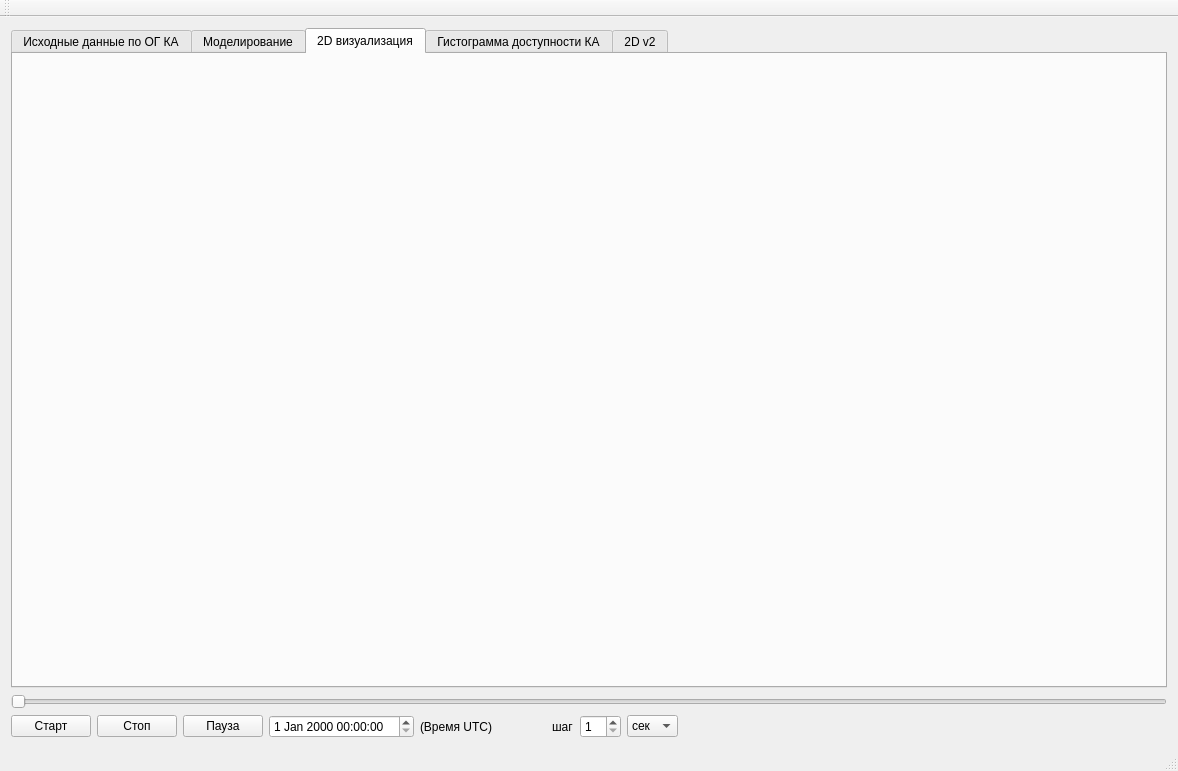
<?xml version="1.0" encoding="UTF-8"?>
<ui version="4.0">
 <class>MainWindow</class>
 <widget class="QMainWindow" name="MainWindow">
  <property name="geometry">
   <rect>
    <x>0</x>
    <y>0</y>
    <width>1178</width>
    <height>764</height>
   </rect>
  </property>
  <property name="windowTitle">
   <string>MainWindow</string>
  </property>
  <widget class="QWidget" name="centralWidget">
   <layout class="QVBoxLayout" name="verticalLayout_4">
    <item>
     <widget class="QTabWidget" name="tabWidget">
      <property name="currentIndex">
       <number>2</number>
      </property>
      <widget class="COrbInput" name="tab_orbInput">
       <attribute name="title">
        <string>Исходные данные по ОГ КА</string>
       </attribute>
      </widget>
      <widget class="QWidget" name="tab_2">
       <attribute name="title">
        <string>Моделирование</string>
       </attribute>
       <layout class="QGridLayout" name="gridLayout_12">
        <item row="0" column="0">
         <layout class="QGridLayout" name="gridLayout_3">
          <item row="1" column="0">
           <widget class="QGroupBox" name="groupBox_5">
            <property name="sizePolicy">
             <sizepolicy hsizetype="Fixed" vsizetype="Fixed">
              <horstretch>0</horstretch>
              <verstretch>0</verstretch>
             </sizepolicy>
            </property>
            <property name="minimumSize">
             <size>
              <width>250</width>
              <height>0</height>
             </size>
            </property>
            <property name="title">
             <string>Конечная точка маршрута</string>
            </property>
            <layout class="QGridLayout" name="gridLayout_9">
             <item row="0" column="1">
              <widget class="QLineEdit" name="BPLA_lon_fin">
               <property name="text">
                <string>33.60</string>
               </property>
              </widget>
             </item>
             <item row="1" column="0">
              <widget class="QLabel" name="label_11">
               <property name="text">
                <string>Широта (град)</string>
               </property>
              </widget>
             </item>
             <item row="1" column="1">
              <widget class="QLineEdit" name="BPLA_lat_fin">
               <property name="text">
                <string>45.09</string>
               </property>
              </widget>
             </item>
             <item row="0" column="0">
              <widget class="QLabel" name="label_12">
               <property name="text">
                <string>Долгота (град)</string>
               </property>
              </widget>
             </item>
            </layout>
           </widget>
          </item>
          <item row="6" column="0">
           <layout class="QGridLayout" name="gridLayout_2">
            <item row="1" column="1">
             <widget class="QDateTimeEdit" name="dateTimeEdit_end">
              <property name="sizePolicy">
               <sizepolicy hsizetype="Fixed" vsizetype="Fixed">
                <horstretch>0</horstretch>
                <verstretch>0</verstretch>
               </sizepolicy>
              </property>
             </widget>
            </item>
            <item row="1" column="0">
             <widget class="QLabel" name="label_2">
              <property name="sizePolicy">
               <sizepolicy hsizetype="Fixed" vsizetype="Fixed">
                <horstretch>0</horstretch>
                <verstretch>0</verstretch>
               </sizepolicy>
              </property>
              <property name="text">
               <string>Окончание моделирования</string>
              </property>
             </widget>
            </item>
            <item row="0" column="0">
             <widget class="QLabel" name="label">
              <property name="sizePolicy">
               <sizepolicy hsizetype="Fixed" vsizetype="Fixed">
                <horstretch>0</horstretch>
                <verstretch>0</verstretch>
               </sizepolicy>
              </property>
              <property name="text">
               <string>Начало моделирования</string>
              </property>
             </widget>
            </item>
            <item row="0" column="1">
             <widget class="QDateTimeEdit" name="dateTimeEdit_begin">
              <property name="sizePolicy">
               <sizepolicy hsizetype="Fixed" vsizetype="Fixed">
                <horstretch>0</horstretch>
                <verstretch>0</verstretch>
               </sizepolicy>
              </property>
             </widget>
            </item>
            <item row="2" column="0" colspan="2">
             <widget class="QPushButton" name="pushButton_Run">
              <property name="text">
               <string>Выполнить расчет</string>
              </property>
             </widget>
            </item>
           </layout>
          </item>
          <item row="0" column="1" rowspan="7" colspan="2">
           <widget class="ASDScene3D" name="m_scene2" native="true">
            <property name="sizePolicy">
             <sizepolicy hsizetype="Expanding" vsizetype="Expanding">
              <horstretch>0</horstretch>
              <verstretch>0</verstretch>
             </sizepolicy>
            </property>
           </widget>
          </item>
          <item row="2" column="0" rowspan="2" colspan="2">
           <widget class="QGroupBox" name="groupBox_7">
            <property name="sizePolicy">
             <sizepolicy hsizetype="Fixed" vsizetype="Fixed">
              <horstretch>0</horstretch>
              <verstretch>0</verstretch>
             </sizepolicy>
            </property>
            <property name="minimumSize">
             <size>
              <width>250</width>
              <height>0</height>
             </size>
            </property>
            <property name="title">
             <string>Запуск БПЛА</string>
            </property>
            <layout class="QVBoxLayout" name="verticalLayout_5">
             <item>
              <widget class="QLabel" name="label_18">
               <property name="sizePolicy">
                <sizepolicy hsizetype="Fixed" vsizetype="Preferred">
                 <horstretch>0</horstretch>
                 <verstretch>0</verstretch>
                </sizepolicy>
               </property>
               <property name="text">
                <string>Скорость БПЛА, км/ч</string>
               </property>
              </widget>
             </item>
             <item>
              <widget class="QLineEdit" name="BPLA_speed">
               <property name="enabled">
                <bool>true</bool>
               </property>
               <property name="sizePolicy">
                <sizepolicy hsizetype="Fixed" vsizetype="Fixed">
                 <horstretch>0</horstretch>
                 <verstretch>0</verstretch>
                </sizepolicy>
               </property>
               <property name="minimumSize">
                <size>
                 <width>146</width>
                 <height>0</height>
                </size>
               </property>
               <property name="maximumSize">
                <size>
                 <width>16777215</width>
                 <height>16777145</height>
                </size>
               </property>
               <property name="text">
                <string>150</string>
               </property>
              </widget>
             </item>
             <item>
              <widget class="QLabel" name="label_4">
               <property name="sizePolicy">
                <sizepolicy hsizetype="Fixed" vsizetype="Preferred">
                 <horstretch>0</horstretch>
                 <verstretch>0</verstretch>
                </sizepolicy>
               </property>
               <property name="text">
                <string> Интервал оповещений, мин</string>
               </property>
              </widget>
             </item>
             <item>
              <widget class="QLineEdit" name="info_period">
               <property name="sizePolicy">
                <sizepolicy hsizetype="Fixed" vsizetype="Fixed">
                 <horstretch>0</horstretch>
                 <verstretch>0</verstretch>
                </sizepolicy>
               </property>
               <property name="minimumSize">
                <size>
                 <width>146</width>
                 <height>0</height>
                </size>
               </property>
               <property name="maximumSize">
                <size>
                 <width>16777215</width>
                 <height>16777145</height>
                </size>
               </property>
               <property name="text">
                <string>5</string>
               </property>
              </widget>
             </item>
             <item>
              <widget class="QPushButton" name="runBPLA">
               <property name="sizePolicy">
                <sizepolicy hsizetype="Fixed" vsizetype="Fixed">
                 <horstretch>0</horstretch>
                 <verstretch>0</verstretch>
                </sizepolicy>
               </property>
               <property name="minimumSize">
                <size>
                 <width>220</width>
                 <height>0</height>
                </size>
               </property>
               <property name="text">
                <string>Запуск</string>
               </property>
              </widget>
             </item>
            </layout>
           </widget>
          </item>
          <item row="4" column="0">
           <widget class="QGroupBox" name="groupBox_6">
            <property name="sizePolicy">
             <sizepolicy hsizetype="Fixed" vsizetype="Fixed">
              <horstretch>250</horstretch>
              <verstretch>0</verstretch>
             </sizepolicy>
            </property>
            <property name="title">
             <string>Район патрулирования БПЛА</string>
            </property>
            <layout class="QGridLayout" name="gridLayout_10">
             <item row="2" column="1">
              <widget class="QLineEdit" name="lineEdit_13">
               <property name="enabled">
                <bool>false</bool>
               </property>
               <property name="sizePolicy">
                <sizepolicy hsizetype="Fixed" vsizetype="Fixed">
                 <horstretch>0</horstretch>
                 <verstretch>0</verstretch>
                </sizepolicy>
               </property>
              </widget>
             </item>
             <item row="3" column="0">
              <widget class="QLabel" name="label_14">
               <property name="sizePolicy">
                <sizepolicy hsizetype="Expanding" vsizetype="Preferred">
                 <horstretch>0</horstretch>
                 <verstretch>0</verstretch>
                </sizepolicy>
               </property>
               <property name="text">
                <string>Широта ЮВ точки</string>
               </property>
              </widget>
             </item>
             <item row="0" column="0">
              <widget class="QLabel" name="label_16">
               <property name="text">
                <string>Догота СЗ точки</string>
               </property>
              </widget>
             </item>
             <item row="1" column="0">
              <widget class="QLabel" name="label_15">
               <property name="sizePolicy">
                <sizepolicy hsizetype="Expanding" vsizetype="Preferred">
                 <horstretch>0</horstretch>
                 <verstretch>0</verstretch>
                </sizepolicy>
               </property>
               <property name="text">
                <string>Широта СЗ точки</string>
               </property>
              </widget>
             </item>
             <item row="2" column="0">
              <widget class="QLabel" name="label_13">
               <property name="text">
                <string>Догота ЮВ точки</string>
               </property>
              </widget>
             </item>
             <item row="3" column="1">
              <widget class="QLineEdit" name="lineEdit_16">
               <property name="enabled">
                <bool>false</bool>
               </property>
               <property name="sizePolicy">
                <sizepolicy hsizetype="Fixed" vsizetype="Fixed">
                 <horstretch>0</horstretch>
                 <verstretch>0</verstretch>
                </sizepolicy>
               </property>
               <property name="maximumSize">
                <size>
                 <width>16777215</width>
                 <height>16777145</height>
                </size>
               </property>
              </widget>
             </item>
             <item row="1" column="1">
              <widget class="QLineEdit" name="lineEdit_14">
               <property name="enabled">
                <bool>false</bool>
               </property>
               <property name="sizePolicy">
                <sizepolicy hsizetype="Fixed" vsizetype="Fixed">
                 <horstretch>0</horstretch>
                 <verstretch>0</verstretch>
                </sizepolicy>
               </property>
               <property name="maximumSize">
                <size>
                 <width>16777215</width>
                 <height>16777145</height>
                </size>
               </property>
              </widget>
             </item>
             <item row="0" column="1">
              <widget class="QLineEdit" name="lineEdit_15">
               <property name="enabled">
                <bool>false</bool>
               </property>
               <property name="sizePolicy">
                <sizepolicy hsizetype="Fixed" vsizetype="Fixed">
                 <horstretch>0</horstretch>
                 <verstretch>0</verstretch>
                </sizepolicy>
               </property>
              </widget>
             </item>
            </layout>
           </widget>
          </item>
          <item row="0" column="0">
           <widget class="QGroupBox" name="groupBox_8">
            <property name="sizePolicy">
             <sizepolicy hsizetype="Fixed" vsizetype="Fixed">
              <horstretch>0</horstretch>
              <verstretch>0</verstretch>
             </sizepolicy>
            </property>
            <property name="minimumSize">
             <size>
              <width>250</width>
              <height>0</height>
             </size>
            </property>
            <property name="title">
             <string>Начальная точка маршрута</string>
            </property>
            <layout class="QGridLayout" name="gridLayout_11">
             <item row="0" column="0">
              <widget class="QLabel" name="label_19">
               <property name="text">
                <string>Долгота (град)</string>
               </property>
              </widget>
             </item>
             <item row="1" column="0">
              <widget class="QLabel" name="label_20">
               <property name="text">
                <string>Широта (град)</string>
               </property>
              </widget>
             </item>
             <item row="1" column="1">
              <widget class="QLineEdit" name="BPLA_lat_0">
               <property name="text">
                <string>46.41</string>
               </property>
              </widget>
             </item>
             <item row="0" column="1">
              <widget class="QLineEdit" name="BPLA_lon_0">
               <property name="text">
                <string>30.71</string>
               </property>
              </widget>
             </item>
            </layout>
           </widget>
          </item>
          <item row="5" column="0">
           <spacer name="verticalSpacer">
            <property name="orientation">
             <enum>Qt::Vertical</enum>
            </property>
            <property name="sizeHint" stdset="0">
             <size>
              <width>20</width>
              <height>40</height>
             </size>
            </property>
           </spacer>
          </item>
         </layout>
        </item>
       </layout>
      </widget>
      <widget class="Formscene" name="vis2D">
       <attribute name="title">
        <string>2D визуализация</string>
       </attribute>
      </widget>
      <widget class="QWidget" name="s">
       <property name="enabled">
        <bool>true</bool>
       </property>
       <attribute name="title">
        <string>Гистограмма доступности КА</string>
       </attribute>
       <layout class="QGridLayout" name="gridLayout_4">
        <item row="1" column="0" colspan="2">
         <layout class="QHBoxLayout" name="horizontalLayout_2">
          <item>
           <widget class="QPushButton" name="pushButton">
            <property name="text">
             <string>PushButton</string>
            </property>
           </widget>
          </item>
         </layout>
        </item>
        <item row="0" column="1">
         <layout class="QVBoxLayout" name="verticalLayout_2">
          <item>
           <widget class="CPlotGistogram" name="widget" native="true"/>
          </item>
         </layout>
        </item>
        <item row="0" column="0">
         <layout class="QGridLayout" name="gridLayout">
          <item row="0" column="0">
           <widget class="QTableWidget" name="tableWidget">
            <property name="rowCount">
             <number>1</number>
            </property>
            <property name="columnCount">
             <number>2</number>
            </property>
            <row/>
            <column/>
            <column/>
           </widget>
          </item>
         </layout>
        </item>
       </layout>
      </widget>
      <widget class="QWidget" name="tab">
       <attribute name="title">
        <string>2D v2</string>
       </attribute>
       <layout class="QVBoxLayout" name="verticalLayout_3">
        <item>
         <layout class="QGridLayout" name="gridLayout_6">
          <property name="sizeConstraint">
           <enum>QLayout::SetFixedSize</enum>
          </property>
          <item row="0" column="0">
           <spacer name="verticalSpacer_2">
            <property name="orientation">
             <enum>Qt::Vertical</enum>
            </property>
            <property name="sizeHint" stdset="0">
             <size>
              <width>20</width>
              <height>40</height>
             </size>
            </property>
           </spacer>
          </item>
         </layout>
        </item>
        <item>
         <layout class="QHBoxLayout" name="horizontalLayout_4">
          <item>
           <widget class="QLabel" name="label_6">
            <property name="text">
             <string/>
            </property>
           </widget>
          </item>
          <item>
           <widget class="QLabel" name="label_5">
            <property name="maximumSize">
             <size>
              <width>16777186</width>
              <height>16777215</height>
             </size>
            </property>
            <property name="layoutDirection">
             <enum>Qt::LeftToRight</enum>
            </property>
            <property name="text">
             <string/>
            </property>
            <property name="alignment">
             <set>Qt::AlignRight|Qt::AlignTrailing|Qt::AlignVCenter</set>
            </property>
           </widget>
          </item>
         </layout>
        </item>
       </layout>
      </widget>
     </widget>
    </item>
    <item>
     <widget class="QSlider" name="horizontalSlider">
      <property name="orientation">
       <enum>Qt::Horizontal</enum>
      </property>
     </widget>
    </item>
    <item>
     <layout class="QHBoxLayout" name="horizontalLayout">
      <item>
       <widget class="QPushButton" name="m_startAction">
        <property name="text">
         <string>Старт</string>
        </property>
       </widget>
      </item>
      <item>
       <widget class="QPushButton" name="m_stopAction">
        <property name="text">
         <string>Стоп</string>
        </property>
       </widget>
      </item>
      <item>
       <widget class="QPushButton" name="m_pauseAction">
        <property name="text">
         <string>Пауза</string>
        </property>
       </widget>
      </item>
      <item>
       <widget class="QDateTimeEdit" name="dateTimeEdit_curr"/>
      </item>
      <item>
       <widget class="QLabel" name="label_3">
        <property name="text">
         <string>(Время UTC)                </string>
        </property>
       </widget>
      </item>
      <item>
       <widget class="QLabel" name="label_21">
        <property name="text">
         <string>шаг</string>
        </property>
       </widget>
      </item>
      <item>
       <widget class="QSpinBox" name="spinBox_step">
        <property name="minimum">
         <number>1</number>
        </property>
        <property name="maximum">
         <number>60</number>
        </property>
       </widget>
      </item>
      <item>
       <widget class="QComboBox" name="comboBox_step">
        <item>
         <property name="text">
          <string>сек</string>
         </property>
        </item>
        <item>
         <property name="text">
          <string>мин</string>
         </property>
        </item>
        <item>
         <property name="text">
          <string>час</string>
         </property>
        </item>
       </widget>
      </item>
      <item>
       <spacer name="horizontalSpacer">
        <property name="orientation">
         <enum>Qt::Horizontal</enum>
        </property>
        <property name="sizeHint" stdset="0">
         <size>
          <width>40</width>
          <height>20</height>
         </size>
        </property>
       </spacer>
      </item>
     </layout>
    </item>
   </layout>
  </widget>
  <widget class="QMenuBar" name="menuBar">
   <property name="geometry">
    <rect>
     <x>0</x>
     <y>0</y>
     <width>1178</width>
     <height>21</height>
    </rect>
   </property>
  </widget>
  <widget class="QToolBar" name="mainToolBar">
   <attribute name="toolBarArea">
    <enum>TopToolBarArea</enum>
   </attribute>
   <attribute name="toolBarBreak">
    <bool>false</bool>
   </attribute>
  </widget>
  <widget class="QStatusBar" name="statusBar"/>
 </widget>
 <layoutdefault spacing="6" margin="11"/>
 <customwidgets>
  <customwidget>
   <class>COrbInput</class>
   <extends>QWidget</extends>
   <header>orbinput.h</header>
   <container>1</container>
  </customwidget>
  <customwidget>
   <class>ASDScene3D</class>
   <extends>QWidget</extends>
   <header>gui3D/scene3d.h</header>
   <container>1</container>
  </customwidget>
  <customwidget>
   <class>Formscene</class>
   <extends>QWidget</extends>
   <header>formscene.h</header>
   <container>1</container>
  </customwidget>
  <customwidget>
   <class>CPlotGistogram</class>
   <extends>QWidget</extends>
   <header>plotgistogram.h</header>
   <container>1</container>
  </customwidget>
 </customwidgets>
 <tabstops>
  <tabstop>m_startAction</tabstop>
  <tabstop>tabWidget</tabstop>
 </tabstops>
 <resources/>
 <connections/>
</ui>
